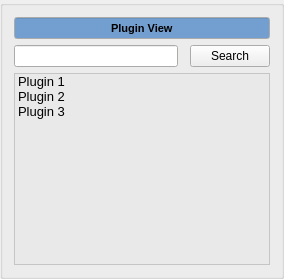
        <widget class="QGroupBox" name="plugin_view_groupbox">
         <property name="title">
          <string/>
         </property>
         <layout class="QGridLayout" name="gridLayout_11">
          <item row="2" column="0" colspan="3">
           <widget class="QListWidget" name="plugin_view_plugin_listwidget">
            <property name="palette">
             <palette>
              <active>
               <colorrole role="WindowText">
                <brush brushstyle="SolidPattern">
                 <color alpha="255">
                  <red>0</red>
                  <green>0</green>
                  <blue>0</blue>
                 </color>
                </brush>
               </colorrole>
               <colorrole role="Button">
                <brush brushstyle="SolidPattern">
                 <color alpha="255">
                  <red>255</red>
                  <green>255</green>
                  <blue>255</blue>
                 </color>
                </brush>
               </colorrole>
               <colorrole role="Light">
                <brush brushstyle="SolidPattern">
                 <color alpha="255">
                  <red>255</red>
                  <green>255</green>
                  <blue>255</blue>
                 </color>
                </brush>
               </colorrole>
               <colorrole role="Midlight">
                <brush brushstyle="SolidPattern">
                 <color alpha="255">
                  <red>255</red>
                  <green>255</green>
                  <blue>255</blue>
                 </color>
                </brush>
               </colorrole>
               <colorrole role="Dark">
                <brush brushstyle="SolidPattern">
                 <color alpha="255">
                  <red>127</red>
                  <green>127</green>
                  <blue>127</blue>
                 </color>
                </brush>
               </colorrole>
               <colorrole role="Mid">
                <brush brushstyle="SolidPattern">
                 <color alpha="255">
                  <red>170</red>
                  <green>170</green>
                  <blue>170</blue>
                 </color>
                </brush>
               </colorrole>
               <colorrole role="Text">
                <brush brushstyle="SolidPattern">
                 <color alpha="255">
                  <red>0</red>
                  <green>0</green>
                  <blue>0</blue>
                 </color>
                </brush>
               </colorrole>
               <colorrole role="BrightText">
                <brush brushstyle="SolidPattern">
                 <color alpha="255">
                  <red>255</red>
                  <green>255</green>
                  <blue>255</blue>
                 </color>
                </brush>
               </colorrole>
               <colorrole role="Base">
                <brush brushstyle="SolidPattern">
                 <color alpha="142">
                  <red>229</red>
                  <green>229</green>
                  <blue>229</blue>
                 </color>
                </brush>
               </colorrole>
               <colorrole role="Window">
                <brush brushstyle="SolidPattern">
                 <color alpha="255">
                  <red>255</red>
                  <green>255</green>
                  <blue>255</blue>
                 </color>
                </brush>
               </colorrole>
               <colorrole role="Shadow">
                <brush brushstyle="SolidPattern">
                 <color alpha="255">
                  <red>0</red>
                  <green>0</green>
                  <blue>0</blue>
                 </color>
                </brush>
               </colorrole>
               <colorrole role="AlternateBase">
                <brush brushstyle="SolidPattern">
                 <color alpha="255">
                  <red>255</red>
                  <green>255</green>
                  <blue>255</blue>
                 </color>
                </brush>
               </colorrole>
               <colorrole role="ToolTipBase">
                <brush brushstyle="SolidPattern">
                 <color alpha="255">
                  <red>255</red>
                  <green>255</green>
                  <blue>220</blue>
                 </color>
                </brush>
               </colorrole>
               <colorrole role="ToolTipText">
                <brush brushstyle="SolidPattern">
                 <color alpha="255">
                  <red>0</red>
                  <green>0</green>
                  <blue>0</blue>
                 </color>
                </brush>
               </colorrole>
               <colorrole role="PlaceholderText">
                <brush brushstyle="NoBrush">
                 <color alpha="128">
                  <red>0</red>
                  <green>0</green>
                  <blue>0</blue>
                 </color>
                </brush>
               </colorrole>
              </active>
              <inactive>
               <colorrole role="WindowText">
                <brush brushstyle="SolidPattern">
                 <color alpha="255">
                  <red>0</red>
                  <green>0</green>
                  <blue>0</blue>
                 </color>
                </brush>
               </colorrole>
               <colorrole role="Button">
                <brush brushstyle="SolidPattern">
                 <color alpha="255">
                  <red>255</red>
                  <green>255</green>
                  <blue>255</blue>
                 </color>
                </brush>
               </colorrole>
               <colorrole role="Light">
                <brush brushstyle="SolidPattern">
                 <color alpha="255">
                  <red>255</red>
                  <green>255</green>
                  <blue>255</blue>
                 </color>
                </brush>
               </colorrole>
               <colorrole role="Midlight">
                <brush brushstyle="SolidPattern">
                 <color alpha="255">
                  <red>255</red>
                  <green>255</green>
                  <blue>255</blue>
                 </color>
                </brush>
               </colorrole>
               <colorrole role="Dark">
                <brush brushstyle="SolidPattern">
                 <color alpha="255">
                  <red>127</red>
                  <green>127</green>
                  <blue>127</blue>
                 </color>
                </brush>
               </colorrole>
               <colorrole role="Mid">
                <brush brushstyle="SolidPattern">
                 <color alpha="255">
                  <red>170</red>
                  <green>170</green>
                  <blue>170</blue>
                 </color>
                </brush>
               </colorrole>
               <colorrole role="Text">
                <brush brushstyle="SolidPattern">
                 <color alpha="255">
                  <red>0</red>
                  <green>0</green>
                  <blue>0</blue>
                 </color>
                </brush>
               </colorrole>
               <colorrole role="BrightText">
                <brush brushstyle="SolidPattern">
                 <color alpha="255">
                  <red>255</red>
                  <green>255</green>
                  <blue>255</blue>
                 </color>
                </brush>
               </colorrole>
               <colorrole role="Base">
                <brush brushstyle="SolidPattern">
                 <color alpha="142">
                  <red>229</red>
                  <green>229</green>
                  <blue>229</blue>
                 </color>
                </brush>
               </colorrole>
               <colorrole role="Window">
                <brush brushstyle="SolidPattern">
                 <color alpha="255">
                  <red>255</red>
                  <green>255</green>
                  <blue>255</blue>
                 </color>
                </brush>
               </colorrole>
               <colorrole role="Shadow">
                <brush brushstyle="SolidPattern">
                 <color alpha="255">
                  <red>0</red>
                  <green>0</green>
                  <blue>0</blue>
                 </color>
                </brush>
               </colorrole>
               <colorrole role="AlternateBase">
                <brush brushstyle="SolidPattern">
                 <color alpha="255">
                  <red>255</red>
                  <green>255</green>
                  <blue>255</blue>
                 </color>
                </brush>
               </colorrole>
               <colorrole role="ToolTipBase">
                <brush brushstyle="SolidPattern">
                 <color alpha="255">
                  <red>255</red>
                  <green>255</green>
                  <blue>220</blue>
                 </color>
                </brush>
               </colorrole>
               <colorrole role="ToolTipText">
                <brush brushstyle="SolidPattern">
                 <color alpha="255">
                  <red>0</red>
                  <green>0</green>
                  <blue>0</blue>
                 </color>
                </brush>
               </colorrole>
               <colorrole role="PlaceholderText">
                <brush brushstyle="NoBrush">
                 <color alpha="128">
                  <red>0</red>
                  <green>0</green>
                  <blue>0</blue>
                 </color>
                </brush>
               </colorrole>
              </inactive>
              <disabled>
               <colorrole role="WindowText">
                <brush brushstyle="SolidPattern">
                 <color alpha="255">
                  <red>127</red>
                  <green>127</green>
                  <blue>127</blue>
                 </color>
                </brush>
               </colorrole>
               <colorrole role="Button">
                <brush brushstyle="SolidPattern">
                 <color alpha="255">
                  <red>255</red>
                  <green>255</green>
                  <blue>255</blue>
                 </color>
                </brush>
               </colorrole>
               <colorrole role="Light">
                <brush brushstyle="SolidPattern">
                 <color alpha="255">
                  <red>255</red>
                  <green>255</green>
                  <blue>255</blue>
                 </color>
                </brush>
               </colorrole>
               <colorrole role="Midlight">
                <brush brushstyle="SolidPattern">
                 <color alpha="255">
                  <red>255</red>
                  <green>255</green>
                  <blue>255</blue>
                 </color>
                </brush>
               </colorrole>
               <colorrole role="Dark">
                <brush brushstyle="SolidPattern">
                 <color alpha="255">
                  <red>127</red>
                  <green>127</green>
                  <blue>127</blue>
                 </color>
                </brush>
               </colorrole>
               <colorrole role="Mid">
                <brush brushstyle="SolidPattern">
                 <color alpha="255">
                  <red>170</red>
                  <green>170</green>
                  <blue>170</blue>
                 </color>
                </brush>
               </colorrole>
               <colorrole role="Text">
                <brush brushstyle="SolidPattern">
                 <color alpha="255">
                  <red>127</red>
                  <green>127</green>
                  <blue>127</blue>
                 </color>
                </brush>
               </colorrole>
               <colorrole role="BrightText">
                <brush brushstyle="SolidPattern">
                 <color alpha="255">
                  <red>255</red>
                  <green>255</green>
                  <blue>255</blue>
                 </color>
                </brush>
               </colorrole>
               <colorrole role="Base">
                <brush brushstyle="SolidPattern">
                 <color alpha="255">
                  <red>255</red>
                  <green>255</green>
                  <blue>255</blue>
                 </color>
                </brush>
               </colorrole>
               <colorrole role="Window">
                <brush brushstyle="SolidPattern">
                 <color alpha="255">
                  <red>255</red>
                  <green>255</green>
                  <blue>255</blue>
                 </color>
                </brush>
               </colorrole>
               <colorrole role="Shadow">
                <brush brushstyle="SolidPattern">
                 <color alpha="255">
                  <red>0</red>
                  <green>0</green>
                  <blue>0</blue>
                 </color>
                </brush>
               </colorrole>
               <colorrole role="AlternateBase">
                <brush brushstyle="SolidPattern">
                 <color alpha="255">
                  <red>255</red>
                  <green>255</green>
                  <blue>255</blue>
                 </color>
                </brush>
               </colorrole>
               <colorrole role="ToolTipBase">
                <brush brushstyle="SolidPattern">
                 <color alpha="255">
                  <red>255</red>
                  <green>255</green>
                  <blue>220</blue>
                 </color>
                </brush>
               </colorrole>
               <colorrole role="ToolTipText">
                <brush brushstyle="SolidPattern">
                 <color alpha="255">
                  <red>0</red>
                  <green>0</green>
                  <blue>0</blue>
                 </color>
                </brush>
               </colorrole>
               <colorrole role="PlaceholderText">
                <brush brushstyle="NoBrush">
                 <color alpha="128">
                  <red>0</red>
                  <green>0</green>
                  <blue>0</blue>
                 </color>
                </brush>
               </colorrole>
              </disabled>
             </palette>
            </property>
            <property name="font">
             <font>
              <pointsize>10</pointsize>
             </font>
            </property>
            <property name="editTriggers">
             <set>QAbstractItemView::DoubleClicked|QAbstractItemView::EditKeyPressed</set>
            </property>
            <property name="resizeMode">
             <enum>QListView::Adjust</enum>
            </property>
            <property name="spacing">
             <number>0</number>
            </property>
            <item>
             <property name="text">
              <string>Plugin 1</string>
             </property>
            </item>
            <item>
             <property name="text">
              <string>Plugin 2</string>
             </property>
            </item>
            <item>
             <property name="text">
              <string>Plugin 3</string>
             </property>
            </item>
           </widget>
          </item>
          <item row="1" column="2">
           <widget class="QPushButton" name="plugin_view_search_button">
            <property name="text">
             <string>Search</string>
            </property>
           </widget>
          </item>
          <item row="0" column="0" colspan="3">
           <widget class="QLineEdit" name="plugin_view_lineedit">
            <property name="palette">
             <palette>
              <active>
               <colorrole role="Base">
                <brush brushstyle="SolidPattern">
                 <color alpha="255">
                  <red>114</red>
                  <green>159</green>
                  <blue>207</blue>
                 </color>
                </brush>
               </colorrole>
              </active>
              <inactive>
               <colorrole role="Base">
                <brush brushstyle="SolidPattern">
                 <color alpha="255">
                  <red>114</red>
                  <green>159</green>
                  <blue>207</blue>
                 </color>
                </brush>
               </colorrole>
              </inactive>
              <disabled>
               <colorrole role="Base">
                <brush brushstyle="SolidPattern">
                 <color alpha="255">
                  <red>255</red>
                  <green>255</green>
                  <blue>255</blue>
                 </color>
                </brush>
               </colorrole>
              </disabled>
             </palette>
            </property>
            <property name="font">
             <font>
              <pointsize>8</pointsize>
              <weight>75</weight>
              <bold>true</bold>
             </font>
            </property>
            <property name="autoFillBackground">
             <bool>false</bool>
            </property>
            <property name="text">
             <string>Plugin View</string>
            </property>
            <property name="alignment">
             <set>Qt::AlignCenter</set>
            </property>
            <property name="readOnly">
             <bool>true</bool>
            </property>
           </widget>
          </item>
          <item row="1" column="0">
           <widget class="QLineEdit" name="plugin_view_search_lineedit">
            <property name="palette">
             <palette>
              <active>
               <colorrole role="WindowText">
                <brush brushstyle="SolidPattern">
                 <color alpha="255">
                  <red>0</red>
                  <green>0</green>
                  <blue>0</blue>
                 </color>
                </brush>
               </colorrole>
               <colorrole role="Dark">
                <brush brushstyle="SolidPattern">
                 <color alpha="255">
                  <red>119</red>
                  <green>119</green>
                  <blue>118</blue>
                 </color>
                </brush>
               </colorrole>
               <colorrole role="Mid">
                <brush brushstyle="SolidPattern">
                 <color alpha="255">
                  <red>159</red>
                  <green>159</green>
                  <blue>157</blue>
                 </color>
                </brush>
               </colorrole>
               <colorrole role="Text">
                <brush brushstyle="SolidPattern">
                 <color alpha="255">
                  <red>203</red>
                  <green>203</green>
                  <blue>203</blue>
                 </color>
                </brush>
               </colorrole>
               <colorrole role="ButtonText">
                <brush brushstyle="SolidPattern">
                 <color alpha="255">
                  <red>0</red>
                  <green>0</green>
                  <blue>0</blue>
                 </color>
                </brush>
               </colorrole>
               <colorrole role="Base">
                <brush brushstyle="SolidPattern">
                 <color alpha="255">
                  <red>255</red>
                  <green>255</green>
                  <blue>255</blue>
                 </color>
                </brush>
               </colorrole>
               <colorrole role="Window">
                <brush brushstyle="SolidPattern">
                 <color alpha="255">
                  <red>238</red>
                  <green>238</green>
                  <blue>236</blue>
                 </color>
                </brush>
               </colorrole>
               <colorrole role="Shadow">
                <brush brushstyle="SolidPattern">
                 <color alpha="255">
                  <red>0</red>
                  <green>0</green>
                  <blue>0</blue>
                 </color>
                </brush>
               </colorrole>
               <colorrole role="AlternateBase">
                <brush brushstyle="SolidPattern">
                 <color alpha="255">
                  <red>184</red>
                  <green>184</green>
                  <blue>184</blue>
                 </color>
                </brush>
               </colorrole>
               <colorrole role="ToolTipBase">
                <brush brushstyle="SolidPattern">
                 <color alpha="255">
                  <red>255</red>
                  <green>255</green>
                  <blue>220</blue>
                 </color>
                </brush>
               </colorrole>
               <colorrole role="ToolTipText">
                <brush brushstyle="SolidPattern">
                 <color alpha="255">
                  <red>0</red>
                  <green>0</green>
                  <blue>0</blue>
                 </color>
                </brush>
               </colorrole>
               <colorrole role="PlaceholderText">
                <brush brushstyle="NoBrush">
                 <color alpha="128">
                  <red>203</red>
                  <green>203</green>
                  <blue>203</blue>
                 </color>
                </brush>
               </colorrole>
              </active>
              <inactive>
               <colorrole role="WindowText">
                <brush brushstyle="SolidPattern">
                 <color alpha="255">
                  <red>0</red>
                  <green>0</green>
                  <blue>0</blue>
                 </color>
                </brush>
               </colorrole>
               <colorrole role="Dark">
                <brush brushstyle="SolidPattern">
                 <color alpha="255">
                  <red>119</red>
                  <green>119</green>
                  <blue>118</blue>
                 </color>
                </brush>
               </colorrole>
               <colorrole role="Mid">
                <brush brushstyle="SolidPattern">
                 <color alpha="255">
                  <red>159</red>
                  <green>159</green>
                  <blue>157</blue>
                 </color>
                </brush>
               </colorrole>
               <colorrole role="Text">
                <brush brushstyle="SolidPattern">
                 <color alpha="255">
                  <red>203</red>
                  <green>203</green>
                  <blue>203</blue>
                 </color>
                </brush>
               </colorrole>
               <colorrole role="ButtonText">
                <brush brushstyle="SolidPattern">
                 <color alpha="255">
                  <red>0</red>
                  <green>0</green>
                  <blue>0</blue>
                 </color>
                </brush>
               </colorrole>
               <colorrole role="Base">
                <brush brushstyle="SolidPattern">
                 <color alpha="255">
                  <red>255</red>
                  <green>255</green>
                  <blue>255</blue>
                 </color>
                </brush>
               </colorrole>
               <colorrole role="Window">
                <brush brushstyle="SolidPattern">
                 <color alpha="255">
                  <red>238</red>
                  <green>238</green>
                  <blue>236</blue>
                 </color>
                </brush>
               </colorrole>
               <colorrole role="Shadow">
                <brush brushstyle="SolidPattern">
                 <color alpha="255">
                  <red>0</red>
                  <green>0</green>
                  <blue>0</blue>
                 </color>
                </brush>
               </colorrole>
               <colorrole role="AlternateBase">
                <brush brushstyle="SolidPattern">
                 <color alpha="255">
                  <red>184</red>
                  <green>184</green>
                  <blue>184</blue>
                 </color>
                </brush>
               </colorrole>
               <colorrole role="ToolTipBase">
                <brush brushstyle="SolidPattern">
                 <color alpha="255">
                  <red>255</red>
                  <green>255</green>
                  <blue>220</blue>
                 </color>
                </brush>
               </colorrole>
               <colorrole role="ToolTipText">
                <brush brushstyle="SolidPattern">
                 <color alpha="255">
                  <red>0</red>
                  <green>0</green>
                  <blue>0</blue>
                 </color>
                </brush>
               </colorrole>
               <colorrole role="PlaceholderText">
                <brush brushstyle="NoBrush">
                 <color alpha="128">
                  <red>203</red>
                  <green>203</green>
                  <blue>203</blue>
                 </color>
                </brush>
               </colorrole>
              </inactive>
              <disabled>
               <colorrole role="WindowText">
                <brush brushstyle="SolidPattern">
                 <color alpha="255">
                  <red>119</red>
                  <green>119</green>
                  <blue>118</blue>
                 </color>
                </brush>
               </colorrole>
               <colorrole role="Dark">
                <brush brushstyle="SolidPattern">
                 <color alpha="255">
                  <red>119</red>
                  <green>119</green>
                  <blue>118</blue>
                 </color>
                </brush>
               </colorrole>
               <colorrole role="Mid">
                <brush brushstyle="SolidPattern">
                 <color alpha="255">
                  <red>159</red>
                  <green>159</green>
                  <blue>157</blue>
                 </color>
                </brush>
               </colorrole>
               <colorrole role="Text">
                <brush brushstyle="SolidPattern">
                 <color alpha="255">
                  <red>119</red>
                  <green>119</green>
                  <blue>118</blue>
                 </color>
                </brush>
               </colorrole>
               <colorrole role="ButtonText">
                <brush brushstyle="SolidPattern">
                 <color alpha="255">
                  <red>119</red>
                  <green>119</green>
                  <blue>118</blue>
                 </color>
                </brush>
               </colorrole>
               <colorrole role="Base">
                <brush brushstyle="SolidPattern">
                 <color alpha="255">
                  <red>238</red>
                  <green>238</green>
                  <blue>236</blue>
                 </color>
                </brush>
               </colorrole>
               <colorrole role="Window">
                <brush brushstyle="SolidPattern">
                 <color alpha="255">
                  <red>238</red>
                  <green>238</green>
                  <blue>236</blue>
                 </color>
                </brush>
               </colorrole>
               <colorrole role="Shadow">
                <brush brushstyle="SolidPattern">
                 <color alpha="255">
                  <red>0</red>
                  <green>0</green>
                  <blue>0</blue>
                 </color>
                </brush>
               </colorrole>
               <colorrole role="AlternateBase">
                <brush brushstyle="SolidPattern">
                 <color alpha="255">
                  <red>184</red>
                  <green>184</green>
                  <blue>184</blue>
                 </color>
                </brush>
               </colorrole>
               <colorrole role="ToolTipBase">
                <brush brushstyle="SolidPattern">
                 <color alpha="255">
                  <red>255</red>
                  <green>255</green>
                  <blue>220</blue>
                 </color>
                </brush>
               </colorrole>
               <colorrole role="ToolTipText">
                <brush brushstyle="SolidPattern">
                 <color alpha="255">
                  <red>0</red>
                  <green>0</green>
                  <blue>0</blue>
                 </color>
                </brush>
               </colorrole>
               <colorrole role="PlaceholderText">
                <brush brushstyle="NoBrush">
                 <color alpha="128">
                  <red>203</red>
                  <green>203</green>
                  <blue>203</blue>
                 </color>
                </brush>
               </colorrole>
              </disabled>
             </palette>
            </property>
            <property name="font">
             <font>
              <pointsize>8</pointsize>
             </font>
            </property>
            <property name="text">
             <string/>
            </property>
           </widget>
          </item>
         </layout>
        </widget>
